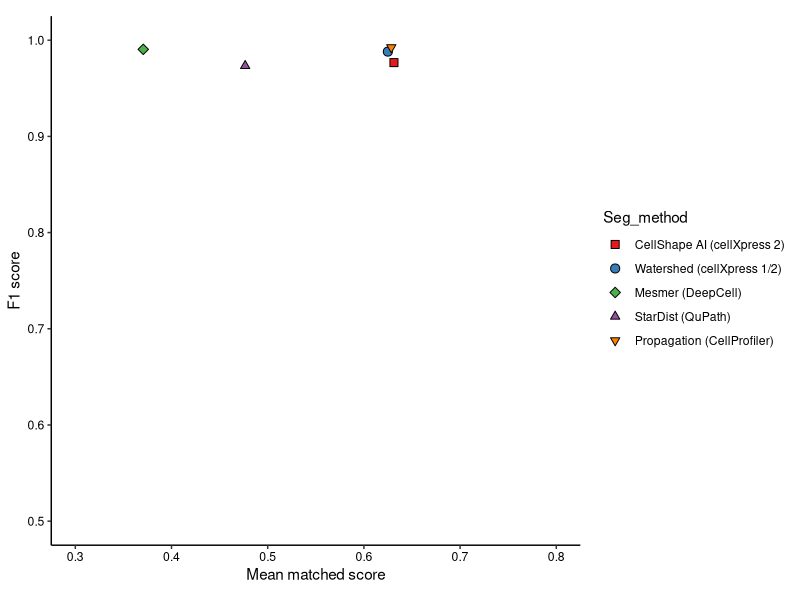
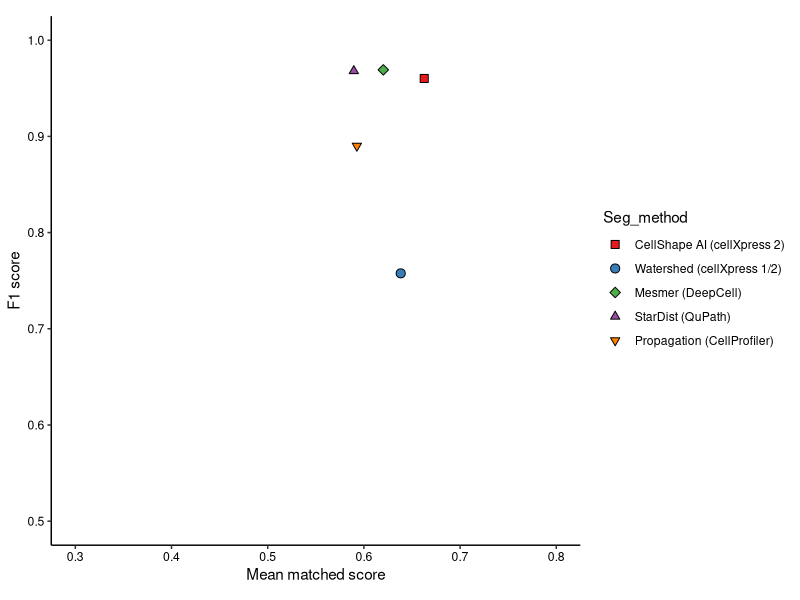
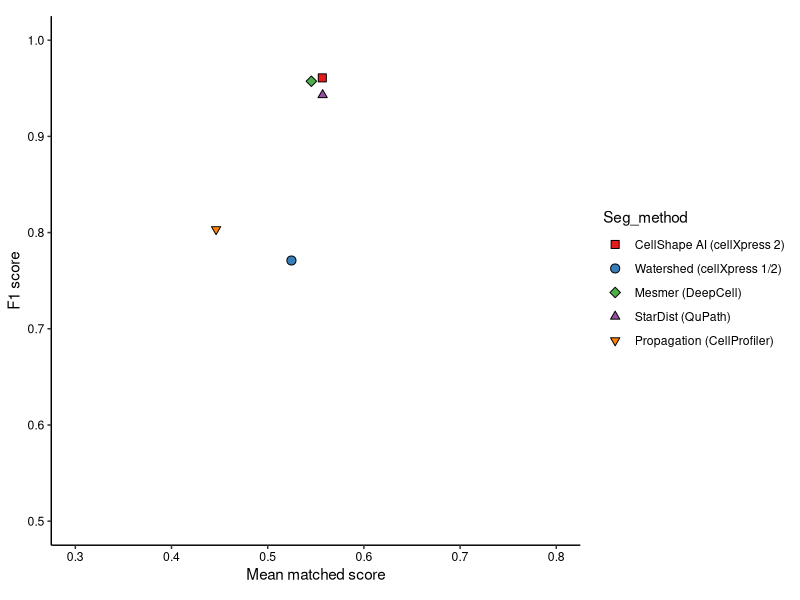
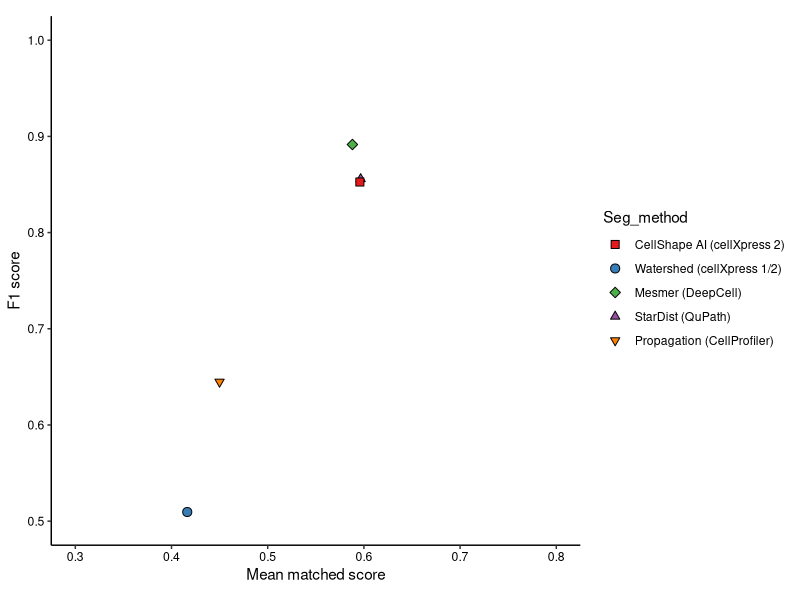
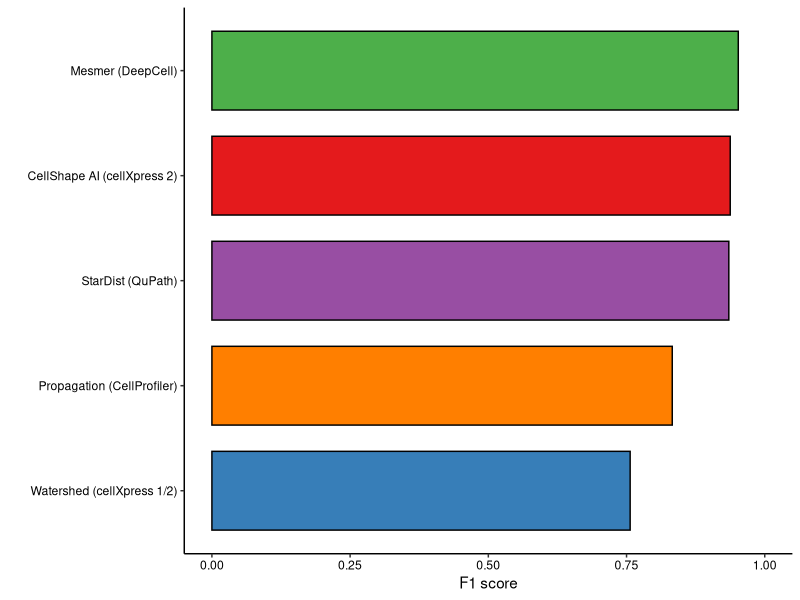
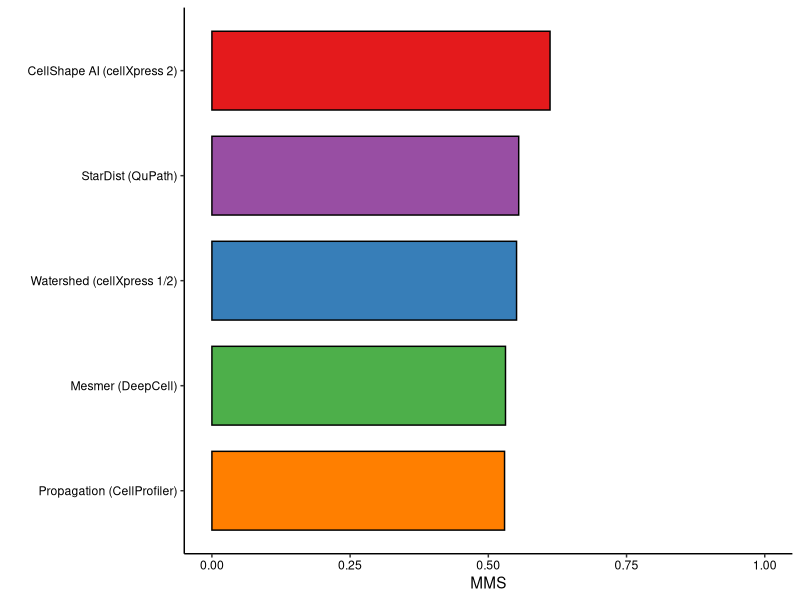

Source code (R) for these figures, in order:
###' ===========================================================================
###' R script for ploting the benchmark results
###' Written by Lit-Hsin Loo, 2022
###' ===========================================================================
library(tidyverse)
library(RColorBrewer)
library(here)

### Common definitions
all_seg_labels <- c(
    cellprofiler = "Propagation (CellProfiler)",
    qupath = "StarDist (QuPath)",
    deepcell = "Mesmer (DeepCell)",
    cellXpress1 = "Watershed (cellXpress 1/2)",
    cX2_merged = "CellShape AI (cellXpress 2)",
    cellXpress2 = "CellShape AI (cellXpress 2)"
)

PlotPerf <- function(
    dataset_name,
    xlim, ylim,
    filename
) {
    all_pt_shapes <- c(
        cellprofiler = 25,
        qupath = 24,
        deepcell = 23,
        cellXpress1 = 21,
        cX2_merged = 22,
        cellXpress2 = 22
    )

    all_pt_sizes <- c(
        cellprofiler = 2,
        qupath = 2,
        deepcell = 2.5,
        cellXpress1 = 2.75,
        cX2_merged = 2.75,
        cellXpress2 = 2.75
    )

    all_pt_colors <- rev(brewer.pal(length(all_pt_sizes) - 1, "Set1"))
    all_pt_colors <- c(all_pt_colors, all_pt_colors[length(all_pt_colors)])
    names(all_pt_colors) <- names(all_pt_sizes)

    ### Process the perf_data
    plot_data <- perf_data %>%
        filter(Dataset_name == dataset_name) %>%
        group_by(Seg_method) %>%
        summarise(
            F1_score = mean(F1_score),
            MMS = mean(MMS)
        )
    print(plot_data)

    #### Get the methods (the order is very important)
    seg_methods <- names(all_seg_labels)[
        names(all_seg_labels) %in% plot_data$Seg_method
    ]

    ### Make sure the level is the same order
    plot_data <- plot_data %>%
        mutate(
            Seg_method = fct_relevel(Seg_method, seg_methods)
        )

    ### Make sure all other configs are in the same order
    seg_labels <- all_seg_labels[seg_methods]
    pt_shapes <- all_pt_shapes[seg_methods]
    pt_sizes <- all_pt_sizes[seg_methods]
    pt_colors <- all_pt_colors[seg_methods]

    ### Generate the plot
    scatter_plot <- plot_data %>%
        ggplot(
            aes(x = MMS, y = F1_score)
        ) +
        geom_point(
            aes(shape = Seg_method, fill = Seg_method, size = Seg_method),
            data = ~subset(., !(Seg_method %in% c("cX2_merged", "cellXpress2")))
        ) +
        geom_point(
            aes(shape = Seg_method, fill = Seg_method, size = Seg_method),
            data = ~subset(., Seg_method %in% c("cX2_merged", "cellXpress2"))
        ) +
        scale_fill_manual(
            values = pt_colors,
            breaks = rev(seg_methods),
            labels = seg_labels
        ) +
        scale_shape_manual(
            values = pt_shapes,
            guide = "none"
        ) +
        scale_size_manual(
            values = pt_sizes,
            guide = "none"
        ) +
        guides(
            fill = guide_legend(
                override.aes = list(
                    shape = rev(pt_shapes),
                    size = rev(pt_sizes)
                )
            )
        ) +
        scale_x_continuous(
            name = "Mean matched score",
            limits = xlim
        ) +
        scale_y_continuous(
            name = "F1 score",
            limits = ylim
        ) +
        coord_fixed() +
        theme_classic() +
        theme(
            axis.text = element_text(color = "black")
        )

    ggsave(
        filename,
        plot = scatter_plot,
        width = 4, height = 2, units = "in", dpi = 400
    )
}

perf_data <- read_csv(
    here(
        "Projects", "2022_Segmentation_Benchmark", "final_results",
        "performance.csv"
    ),
    name_repair = make.names,
    col_types = "fffdddd"
)

xlim <- c(0.3, 0.8)
ylim <- c(0.5, 1.0)


### Plot BEAS2B
dataset_name <- "BEAS2B_Lung_Cells"
filename <- here(
    "Projects", "2022_Segmentation_Benchmark", "results",
    "BEAS2B_Lung_Cells_Perf.pdf"
)

PlotPerf(
    dataset_name,
    xlim,
    ylim,
    filename
)

### Plot COVID Lung
dataset_name <- "COVID_Lung_Tissues"
filename <- here(
    "Projects", "2022_Segmentation_Benchmark", "results",
    "COVID_Lung_Tissues_Perf.pdf"
)

PlotPerf(
    dataset_name,
    xlim,
    ylim,
    filename
)


### Plot Lung Tumor
dataset_name <- "Lung_Tumors"
filename <- here(
    "Projects", "2022_Segmentation_Benchmark", "results",
    "Lung_Tumor_Perf.pdf"
)

PlotPerf(
    dataset_name,
    xlim,
    ylim,
    filename
)

### Plot Lung Tumor
dataset_name <- "Tonsil_Tissues"
filename <- here(
    "Projects", "2022_Segmentation_Benchmark", "results",
    "Tonsil_Tissues_Perf.pdf"
)

PlotPerf(
    dataset_name,
    xlim,
    ylim,
    filename
)

all_seg_colors <- rev(brewer.pal(length(all_seg_labels) - 1, "Set1"))
all_seg_colors <- c(all_seg_colors, all_seg_colors[length(all_seg_colors)])
names(all_seg_colors) <- names(all_seg_labels)

### Find the average F1-scores
plot_data <- perf_data %>%
    mutate(
        Seg_method = replace(
            Seg_method, Seg_method == "cX2_merged", "cellXpress2"
        )
    ) %>%
    group_by(Dataset_name, Seg_method) %>%
    summarise(F1_score = mean(F1_score)) %>%
    group_by(Seg_method) %>%
    summarise(F1_score = mean(F1_score)) %>%
    arrange(F1_score)

seg_methods <- as.character(plot_data$Seg_method)
seg_labels <- all_seg_labels[seg_methods]
seg_colors <- all_seg_colors[seg_methods]

f1_plot <- plot_data %>%
    mutate(
        Seg_method = fct_relevel(Seg_method, seg_methods)
    ) %>%
    ggplot(
        aes(x = Seg_method, y = F1_score, fill = Seg_method)
    ) +
    geom_bar(
        stat = "identity",
        position = "dodge",
        width = 0.75,
        color = "black"
    ) +
    scale_x_discrete(
        name = "",
        labels = seg_labels
    ) +
    scale_y_continuous(
        name = "F1 score",
        limits = c(0, 1)
    ) +
    scale_fill_manual(
        values = seg_colors,
        breaks = rev(seg_methods),
        guide = "none"
    ) +
    coord_flip() +
    theme_classic() +
    theme(
        axis.text = element_text(color = "black")
    )

ggsave(
    here(
        "Projects", "2022_Segmentation_Benchmark", "results",
        "F1_score_mean.pdf"
    ),
    plot = f1_plot,
    width = 3.5, height = 1.25, units = "in", dpi = 400
)

### Find the average MMS
plot_data <- perf_data %>%
    mutate(
        Seg_method = replace(
            Seg_method, Seg_method == "cX2_merged", "cellXpress2"
        )
    ) %>%
    group_by(Dataset_name, Seg_method) %>%
    summarise(MMS = mean(MMS)) %>%
    group_by(Seg_method) %>%
    summarise(MMS = mean(MMS)) %>%
    arrange(MMS)

seg_methods <- as.character(plot_data$Seg_method)
seg_labels <- all_seg_labels[seg_methods]
seg_colors <- all_seg_colors[seg_methods]

mms_plot <- plot_data %>%
    mutate(
        Seg_method = fct_relevel(Seg_method, seg_methods)
    ) %>%
    ggplot(
        aes(x = Seg_method, y = MMS, fill = Seg_method)
    ) +
    geom_bar(
        stat = "identity",
        position = "dodge",
        width = 0.75,
        color = "black"
    ) +
    scale_x_discrete(
        name = "",
        labels = seg_labels
    ) +
    scale_y_continuous(
        name = "MMS",
        limits = c(0, 1)
    ) +
    scale_fill_manual(
        values = seg_colors,
        breaks = rev(seg_methods),
        guide = "none"
    ) +
    coord_flip() +
    theme_classic() +
    theme(
        axis.text = element_text(color = "black")
    )

ggsave(
    here(
        "Projects", "2022_Segmentation_Benchmark", "results",
        "MMS_score_mean.pdf"
    ),
    plot = mms_plot,
    width = 3.5, height = 1.25, units = "in", dpi = 400
)